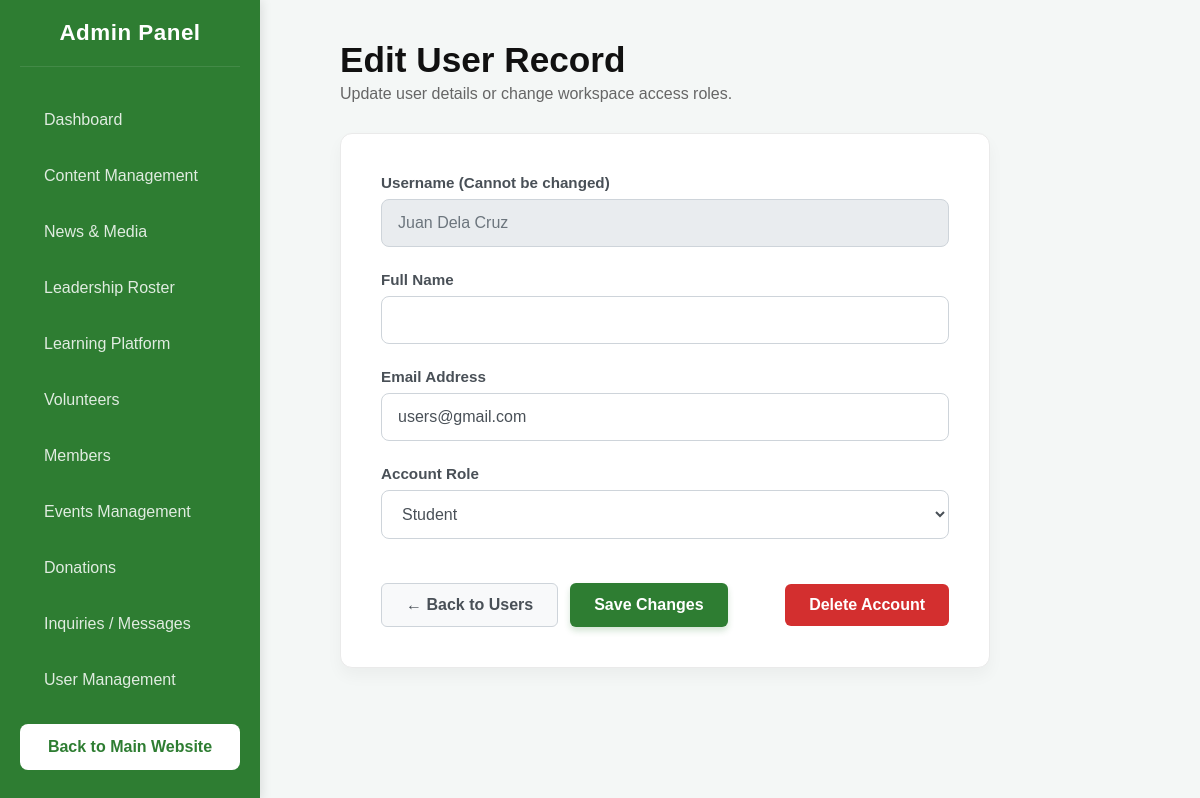
Screenshot of /admin/admin-edit-user.php?id=27 (signed in) with the database file from the repository.
### tables this page shows
CREATE TABLE `users` (
  `id` int(11) NOT NULL,
  `username` varchar(255) NOT NULL,
  `name` varchar(255) NOT NULL,
  `fullname` varchar(255) NOT NULL,
  `email` varchar(150) NOT NULL,
  `password` varchar(255) NOT NULL,
  `role` varchar(50) NOT NULL DEFAULT 'student',
  `created_at` timestamp NOT NULL DEFAULT current_timestamp()
);

### admin/admin-edit-user.php (the view, shortened to what this page needs)
<?php
require_once '../config.php';
$id = intval($_GET['id']);
$query = "SELECT * FROM users WHERE id = ?";
$stmt = mysqli_prepare($conn, $query);
mysqli_stmt_bind_param($stmt, "i", $id);
mysqli_stmt_execute($stmt);
$result = mysqli_stmt_get_result($stmt);
$user = mysqli_fetch_assoc($result);
?>
<!DOCTYPE html>
<html lang="en">
<head>
    <link rel="stylesheet" href="style.css">
</head>
<body>
    <?php include '../includes/admin-navbar.php'; ?>
    <div class="main-content">
        <h1 style="font-size: 2.2rem; color: #111; margin-bottom: 5px;">Edit User Record</h1>
        <p style="color: #666; margin-bottom: 30px;">Update user details or change workspace access roles.</p>
        <div class="form-group">
            <form action="admin-edit-user.php?id=<?= $id ?>" method="POST">
                <label>Username (Cannot be changed)</label>
                <input type="text" value="<?= htmlspecialchars($user['username'] ?? 'No Username') ?>" disabled style="background-color: #e9ecef; cursor: not-allowed;">
                <label>Full Name</label>
                <input type="text" name="fullname" value="<?= htmlspecialchars($user['fullname'] ?? '') ?>" required>
                <label>Email Address</label>
                <input type="email" name="email" value="<?= htmlspecialchars($user['email']) ?>" required>
                <label>Account Role</label>
                <select name="role" required>
                    <option value="student" <?= ($user['role'] === 'student') ? 'selected' : '' ?>>Student</option>
                </select>
                <div class="btn-container" style="display: flex; justify-content: space-between; align-items: center; width: 100%; margin-top: 20px;">
                    <div style="display: flex; gap: 12px;">
                        <a href="admin-users.php" class="btn btn-back">← Back to Users</a>
                        <button type="submit" name="update_user" class="btn btn-save">Save Changes</button>
                    </div>
            </form>
            <button type="button" class="btn" style="background-color: #d32f2f; color: white; border: none;" onclick="openDeleteModal()">Delete Account</button>
                </div>
        </div>
</body>
</html>

### admin/style.css (style rules this page uses)
:root { --primary-green: #2e7d32; --accent-yellow: #fdd835; --bg-color: #f4f7f6; --text-dark: #333; }
* { box-sizing: border-box; margin: 0; padding: 0; }
body { font-family: 'Montserrat', sans-serif; background-color: var(--bg-color); margin: 0; display: flex; min-height: 100vh; color: #333; }
.main-content { flex: 1; margin-left: 300px; padding: 40px; width: calc(100% - 300px); }
.main-content h1 { font-size: 2.2rem; color: #111; margin-bottom: 5px; font-weight: 700; }
.main-content p { color: #666; margin-bottom: 30px; }
.form-group { background: white; padding: 40px; border-radius: 12px; box-shadow: 0 8px 16px rgba(0,0,0,0.04); max-width: 650px; border: 1px solid #eaeaea; margin-top: 10px; }
label { display: block; font-weight: 600; margin-bottom: 8px; color: #495057; font-size: 0.95rem; }
input, select, textarea { width: 100%; padding: 14px 16px; border: 1px solid #ced4da; border-radius: 8px; font-size: 1rem; margin-bottom: 24px; transition: border-color 0.15s ease-in-out, box-shadow 0.15s ease-in-out; color: #495057; background-color: #fff; font-family: inherit; }
input:disabled { background-color: #e9ecef; opacity: 1; color: #6c757d; }
.btn-container { display: flex; gap: 12px; margin-top: 10px; }
.btn { padding: 12px 24px; border: none; border-radius: 6px; font-weight: 600; cursor: pointer; text-decoration: none; font-size: 1rem; transition: all 0.2s ease-in-out; display: inline-flex; align-items: center; justify-content: center; }
.btn-save { background-color: #2e7d32; color: white; box-shadow: 0 4px 6px rgba(46, 125, 50, 0.2); }
.btn-back { background-color: #f8f9fa; color: #495057; border: 1px solid #ced4da; }

### rows the page displays
users: username "Juan Dela Cruz", email "users@gmail.com", role "Student"
